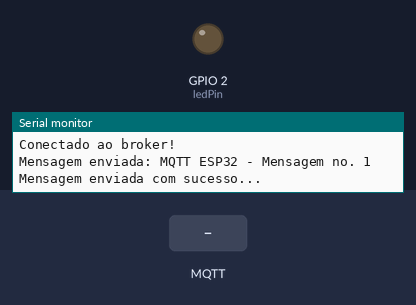
This sketch was run on a simulated ESP32. On the bench: output pins drawn as LEDs (lit = HIGH), the last lines printed to the serial monitor. The test bench sets the inputs (shaded band). WiFi joins after 1.5 s; servers stay silent unless stated; no MQTT or app messages arrive unless stated.

Above: at 2.7 s.
2.8 s: MQTT message "on" arrives on the first subscribed topic
At 8.1 s:
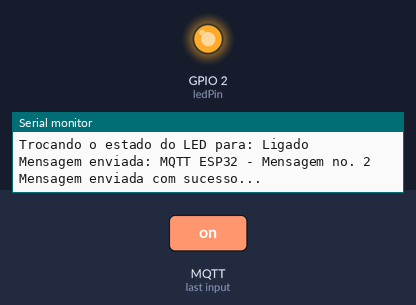
13.2 s: MQTT message "off" arrives on the first subscribed topic
At 17.1 s:
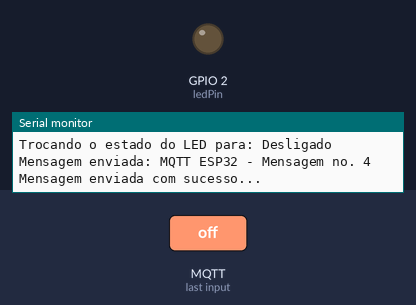
Timing chart, 0 to 18.6 s (numbered marks = the images above; inputs shaded):
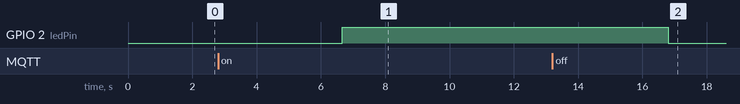

Measured:
- after the input at 2.8 s, GPIO 2 (ledPin): LOW → HIGH after 3.9 s
- after the input at 13.2 s, GPIO 2 (ledPin): HIGH → LOW after 3.6 s

The sketch:

sketch_march26a.ino
```cpp
#include <WiFi.h>
#include <PubSubClient.h>

const char* ssid = "ESP";
const char* password =  "ghostesp";
const char* mqttServer = "broker.hivemq.com";
const int mqttPort = 1883;
const char* mqttUser = "";
const char* mqttPassword = "";

WiFiClient espClient;
PubSubClient client(espClient);

int contador = 1;
char mensagem[30];
int ledPin = 2;

void setup()
{
  pinMode(ledPin, OUTPUT);
  Serial.begin(9600);
  WiFi.begin(ssid, password);

  while (WiFi.status() != WL_CONNECTED)
  {
    delay(500);
    Serial.println("Iniciando conexao com a rede WiFi..");
  }

  Serial.println("Conectado na rede WiFi!");
  client.setCallback(callback);
}

void loop()
{
  //Conecta com o broker, caso não esteja conectado.
  if(!client.connected()){
  reconectabroker();
  }
  sprintf(mensagem, "MQTT ESP32 - Mensagem no. %d", contador);
  Serial.print("Mensagem enviada: ");
  Serial.println(mensagem);

  //Envia a mensagem ao broker
  client.publish("TesteJoel", mensagem);
  Serial.println("Mensagem enviada com sucesso...");

  //Incrementa o contador
  contador++;

  //Aguarda 5 segundos
  delay(5000);

  //Para checar a rotina de callback
  client.loop();
}

void reconectabroker()
{
  //Conexao ao broker MQTT
  client.setServer(mqttServer, mqttPort);
  while (!client.connected())
  {
    Serial.println("Conectando ao broker MQTT...");
    if (client.connect("ESPdoJoel")) //Se tivesse um usuario e senha no broker aqui teria que ser client.connect("ESPdoJoel",mqttUser,mqttPassword)
    {
      Serial.println("Conectado ao broker!");
      client.subscribe("ExpJoel/Led1");
    }
    else
    {
      Serial.print("Falha na conexao ao broker - Estado: ");
      Serial.print(client.state());
      delay(2000);
    }
  }
}

void callback(char* topic, byte* message, unsigned int length) {
  Serial.print("Chegou mensagem no topico: ");
  Serial.print(topic);
  Serial.print(". Mensagem: ");
  String messageTemp;

  for (int i = 0; i < length; i++) {
    Serial.print((char)message[i]);
    messageTemp += (char)message[i];
  }
  Serial.println();

  if (String(topic) == "ExpJoel/Led1") {
    Serial.print("Trocando o estado do LED para: ");
    if(messageTemp == "on"){
      Serial.println("Ligado");
      digitalWrite(ledPin, HIGH);
    }
    else if(messageTemp == "off"){
      Serial.println("Desligado");
      digitalWrite(ledPin, LOW);
    }
  }
}
```
